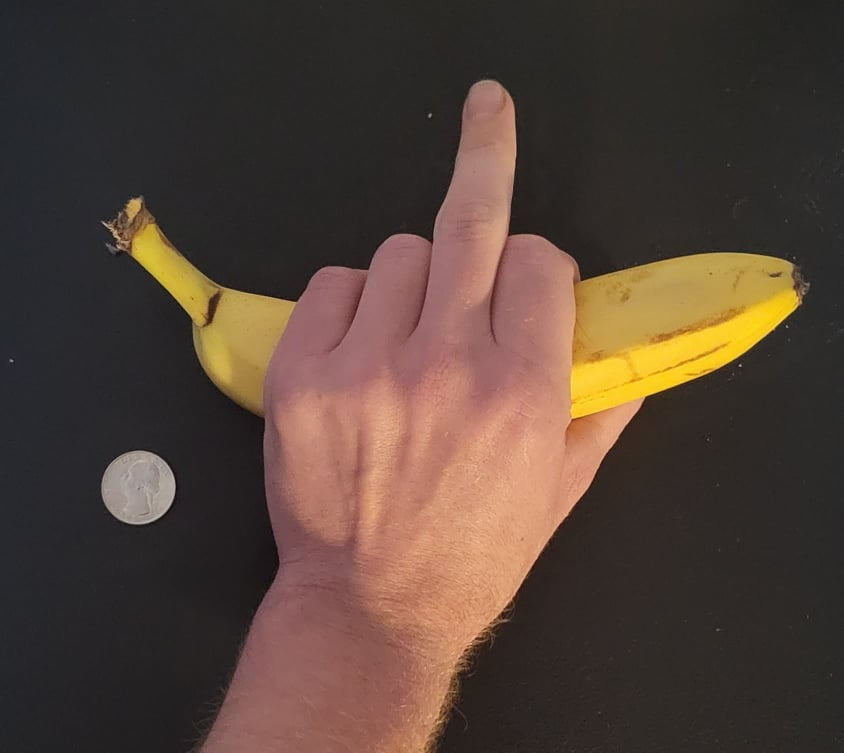
#> input picture rawbananahand.jpg, 844 x 753 px, given in place of the camera
$ python webcam.py
#> lines starting #> are read from the running program, lines starting #| are printed output that depends on the picture; after the words box and inside, x2 and y2 are one past the last pixel; in counts of white or black regions, pixels touching at a corner belong together
from scipy.spatial import distance
from imutils import perspective
from imutils import contours
import cv2
import numpy as np
import argparse
import imutils
cap = cv2.VideoCapture(0)

# Check if the webcam is opened correctly
if not cap.isOpened():
    raise IOError("Cannot open webcam")
size = 0
size2 = 0
i = 1
while True:
    ret, frame = cap.read()
#> frame is the input picture: shape (753, 844, 3); mean B, G, R 56.4, 66.3, 83.8
    frame = cv2.resize(frame, None, fx=0.5, fy=0.5, interpolation=cv2.INTER_AREA)
#> frame: shape (376, 422, 3)
    gray = cv2.cvtColor(frame, cv2.COLOR_BGRA2GRAY )
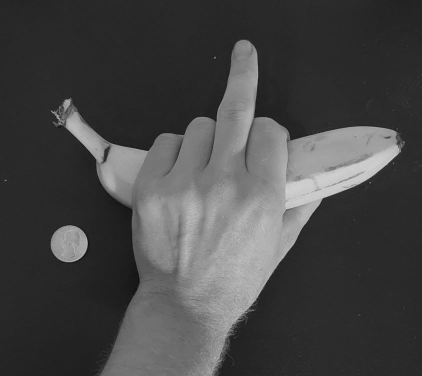
#> gray: shape (376, 422); min 15, max 208, mean 70.5
    blurred = cv2.GaussianBlur(gray, (15, 15), 0)
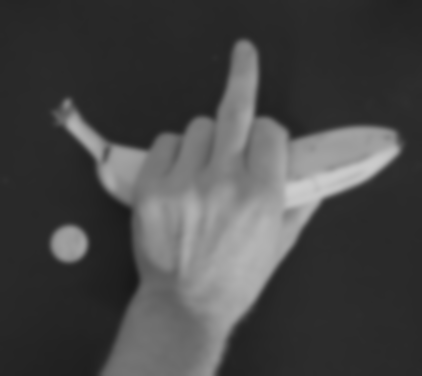
#> blurred: shape (376, 422); min 24, max 205, mean 70.5
    (T, thresh) = cv2.threshold(blurred, 126, 255, cv2.THRESH_BINARY)
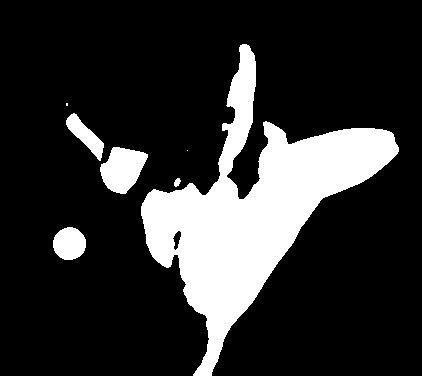
#> thresh: shape (376, 422); 18.6% white; 7 white regions (2 under 20 px)
    # FIND: contours
    contours, heirarchy = cv2.findContours(thresh, cv2.RETR_LIST, cv2.CHAIN_APPROX_NONE)
#> contours = 8 contours, 2 with area under 20; largest, box (x1, y1, x2, y2) and area: (141, 44, 399, 376) 25962, (100, 147, 148, 194) 1439, (53, 227, 86, 260) 807, (66, 113, 104, 161) 651, (172, 230, 182, 251) 104, (174, 178, 181, 187) 32
    # FIND: largest contour by area -> The Hand
    maxArea = -1
    for i in range(len(contours)):
        if cv2.contourArea(contours[i]) > maxArea:
            maxArea = cv2.contourArea(contours[i])
            hand = contours[i]
#> this loop made 8 passes
#> maxArea on passes 1, 2, 5, 8: 104.5, 807, 1439, 25962
#> after the loop, hand = contour of 1126 points, box (x1, y1, x2, y2) (141, 44, 399, 376), area 25962; maxArea = 25962

    # FIND: convex hull
    convexHull = cv2.convexHull(hand, clockwise=False, returnPoints=False)
#> convexHull = [1122, 1120, 747, 745, 732, 728, 726, 474, 456, 283, 255, 246, 243, 234, 2, 0]
    # FIND: convexity defects
    defects = cv2.convexityDefects(hand, convexHull)
#> defects = [[0, 2, 1, 114], [2, 234, 157, 13521], [234, 243, 241, 199], [243, 246, 245, 162], [255, 283, 274, 405], [283, 456, 399, 8271], [474, 726, 648, 7414], [726, 728, 727, 114], [732, 745, 738, 404], [747, 1120, 965, 34878], [1120, 1122, 1121, 114]]


    #Print defect ONLY if the distance between it and another defect is below 40
    for i in range(defects.shape[0]):
        s,e,f,d = defects[i,0]
        start = tuple(hand[s][0])
        next = tuple(hand[s+1][0])
        end = tuple(hand[e][0])
        far = tuple(hand[f][0])
        # DRAW: convex hull onto original image
        cv2.line(frame,start,end,[0, 0, 255],1)
        # DRAW: convexity defects onto original image
        #cv2.circle(frame,far, 3,[208, 146, 8],-1)
        cv2.circle(frame,far, 3,[208, 146, 8],-1)
#> this loop made 11 passes
#> (s, e, f, d, start, next, end, far) on passes 2, 3, 4, 5, 6, 7, 9, 10: (2, 234, 157, 13521, (240, 45), (240, 46), (147, 194), (218, 180)), (234, 243, 241, 199, (147, 194), (147, 195), (142, 203), (144, 201)), (243, 246, 245, 162, (142, 203), (142, 204), (141, 206), (142, 205)), (255, 283, 274, 405, (141, 215), (142, 216), (146, 243), (146, 234)), (283, 456, 399, 8271, (146, 243), (147, 244), (193, 375), (207, 318)), (474, 726, 648, 7414, (211, 375), (211, 374), (397, 153), (319, 201)), (732, 745, 738, 404, (398, 147), (397, 146), (393, 134), (394, 141)), (747, 1120, 965, 34878, (391, 132), (390, 132), (248, 45), (239, 199))
#> (s, e, f, d, start, end, far) on passes 1, 8, 11: (0, 2, 1, 114, (242, 44), (240, 45), (241, 45)), (726, 728, 727, 114, (397, 153), (398, 151), (397, 152)), (1120, 1122, 1121, 114, (248, 45), (246, 44), (247, 45))
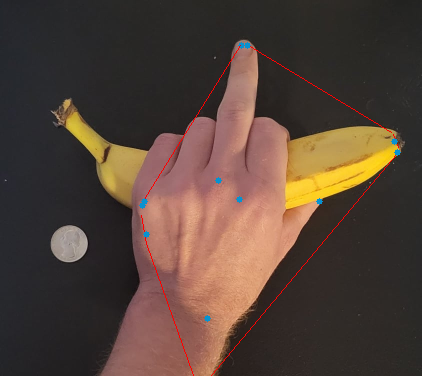
#> frame: shape (376, 422, 3); mean B, G, R 56.4, 66.2, 84.2

    # DRAW: contour lines of hand onto original image
    cv2.drawContours(frame, hand, -1, (145, 230, 240), 1)
    #--------------

    M = cv2.moments(thresh)
#> M = moments, m00 7536015, centre m10/m00, m01/m00 = (236.4, 206.2)
    # calculate x,y coordinate of center
    cX = int(M["m10"] / M["m00"] + 130)
#> cX = 366
    cY = int(M["m01"] / M["m00"] +45)
#> cY = 251

    # put text and highlight the center
    cv2.circle(frame, (cX, cY), size, (0, 0, 255), -1)
#> frame: shape (376, 422, 3); mean B, G, R 56.7, 66.9, 84.7
    cv2.circle(frame, (cX, cY), size, (5, 116, 252), 6)
#> frame: shape (376, 422, 3); mean B, G, R 56.7, 66.9, 84.7


    if size <= 100:
        if i % 2 == 0:
            size = size + 3
        i = i + 1
#> i = 11
    if size <= 20:
        size2 = size2 + 1

   # print("MaxArea: ", maxArea)
    if maxArea <= 15000:
        if size > 10:
            size = size - 5

    cv2.putText(frame, "FireBall", (cX - 25, cY - 25),cv2.FONT_HERSHEY_DUPLEX, 0.5, (0, 0, 0), 2)
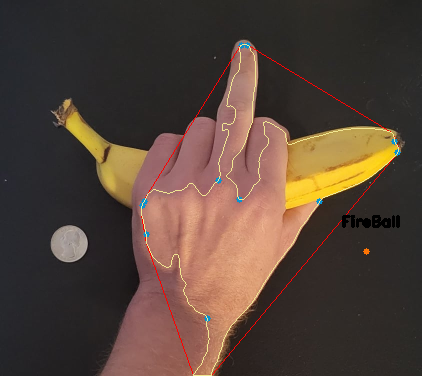
#> frame: shape (376, 422, 3); mean B, G, R 56.6, 66.8, 84.6
        #--------------

    frameS = cv2.resize(frame,(500,420),fx=0,fy=0, interpolation = cv2.INTER_CUBIC)
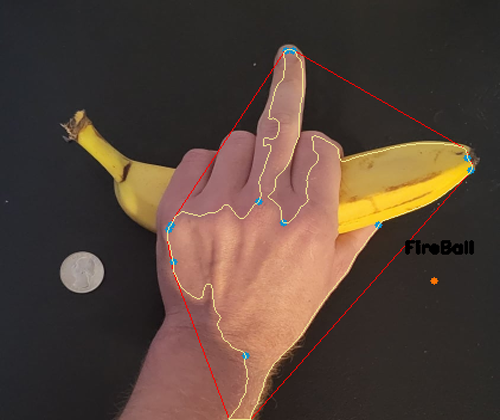
#> frameS: shape (420, 500, 3); mean B, G, R 56.6, 66.8, 84.6
    threshS = cv2.resize(thresh,(500,420),fx=0,fy=0, interpolation = cv2.INTER_CUBIC)
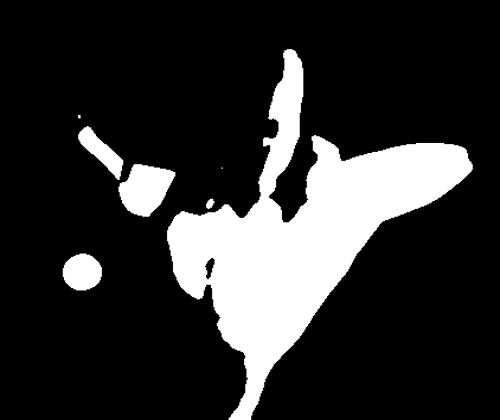
#> threshS: shape (420, 500); min 0, max 255, mean 47.5

    cv2.imshow('Webcam', frameS)
    cv2.imshow('Thresh', threshS)

    c = cv2.waitKey(1)
#> (key q is pressed here)
    if cv2.waitKey(60) & 0xff == ord('q'):
#> (key q is pressed here)
        break

cap.release()
cv2.destroyAllWindows()

$ run again, on cardenhand.jpg
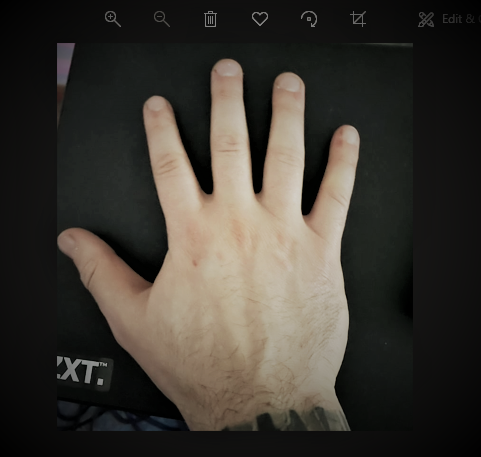
#> input picture cardenhand.jpg, 481 x 457 px, given in place of the camera
#> frame is the input picture: shape (457, 481, 3); mean B, G, R 49.3, 56.1, 60.4
#> `(T, thresh) = cv2.threshold(blurred, 126, 255, cv2.THRESH_BINARY)`:
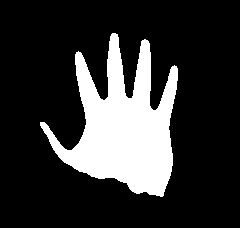
#> thresh: shape (228, 240); 20.1% white; 1 white region
#> contours = 1 contour; box (x1, y1, x2, y2) and area: (40, 33, 178, 197) 10580
#> the loop `for i in range(len(contours)):` made 1 pass
#> maxArea on pass 1: 10580
#> after the loop `for i in range(len(contours)):`: hand = contour of 782 points, box (x1, y1, x2, y2) (40, 33, 178, 197), area 10580; maxArea = 10580
#> convexHull = 25 values, max 779 at index 0, min 0 at index 24, mean 382.8
#> defects = 19 rows, first 6: [0, 121, 67, 14213], [121, 256, 211, 11220], [259, 261, 260, 114], [261, 283, 269, 368], [283, 286, 285, 142], [286, 290, 289, 154]
#> the loop `for i in range(defects.shape[0]):` made 19 passes
#> (s, e, f, d, start, next, end, far) on passes 1, 2, 4, 5, 6, 7: (0, 121, 67, 14213, (112, 33), (111, 34), (76, 52), (104, 100)), (121, 256, 211, 11220, (76, 52), (76, 53), (40, 122), (79, 142)), (261, 283, 269, 368, (41, 127), (42, 128), (53, 149), (47, 135)), (283, 286, 285, 142, (53, 149), (54, 150), (55, 152), (55, 151)), (286, 290, 289, 154, (55, 152), (56, 153), (58, 156), (58, 155)), (296, 311, 303, 263, (64, 162), (65, 162), (79, 171), (71, 165))
#> M = moments, m00 2797860, centre m10/m00, m01/m00 = (123, 125.9)
#> cX = 252
#> cY = 170
#> `threshS = cv2.resize(thresh,(500,420),fx=0,fy=0, interpolation = cv2.I..`:
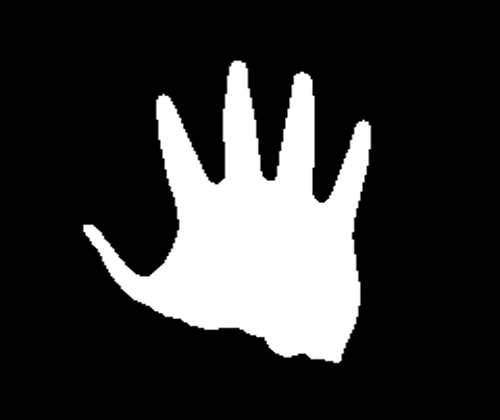
#> threshS: shape (420, 500); min 0, max 255, mean 51.1

$ run again, on fronthand.jpg
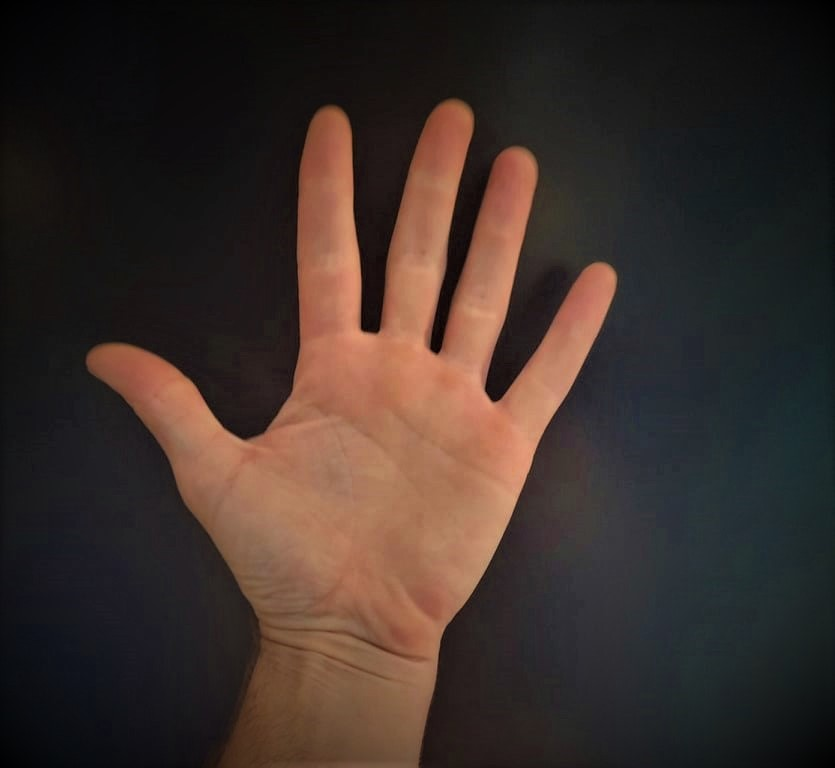
#> input picture fronthand.jpg, 835 x 768 px, given in place of the camera
#> frame is the input picture: shape (768, 835, 3); mean B, G, R 42.2, 47.6, 60.8
#> `(T, thresh) = cv2.threshold(blurred, 126, 255, cv2.THRESH_BINARY)`:
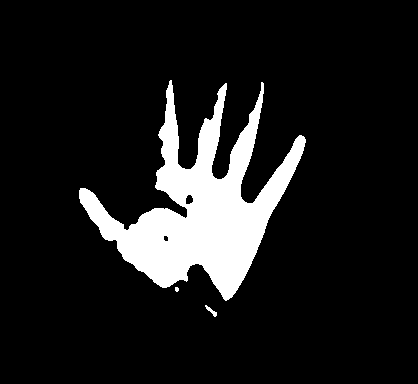
#> thresh: shape (384, 418); 11.3% white; 3 white regions (1 under 20 px)
#> contours = 5 contours, 1 with area under 20; largest, box (x1, y1, x2, y2) and area: (79, 80, 306, 301) 17578, (185, 194, 194, 205) 63, (205, 305, 217, 317) 35, (163, 235, 169, 242) 25
#> the loop `for i in range(len(contours)):` made 5 passes
#> maxArea on passes 1, 4, 5: 35, 63, 17578
#> after the loop `for i in range(len(contours)):`: hand = contour of 1236 points, box (x1, y1, x2, y2) (79, 80, 306, 301), area 17578; maxArea = 17578
#> convexHull = 33 values, max 1235 at index 0, min 0 at index 32, mean 476.8
#> defects = 25 rows, first 6: [1, 271, 149, 25643], [271, 273, 272, 114], [281, 285, 282, 186], [285, 301, 294, 298], [301, 319, 310, 639], [319, 351, 334, 1894]
#> the loop `for i in range(defects.shape[0]):` made 25 passes
#> (s, e, f, d, start, next, end, far) on passes 1, 4, 5, 6, 7, 8: (1, 271, 149, 25643, (169, 81), (169, 82), (80, 188), (187, 216)), (285, 301, 294, 298, (80, 202), (81, 203), (90, 218), (87, 211)), (301, 319, 310, 639, (90, 218), (91, 219), (102, 236), (99, 227)), (319, 351, 334, 1894, (102, 236), (103, 237), (123, 258), (117, 241)), (353, 367, 360, 484, (125, 260), (126, 260), (138, 270), (132, 263)), (367, 384, 372, 563, (138, 270), (139, 270), (154, 282), (143, 271))
#> M = moments, m00 4639725, centre m10/m00, m01/m00 = (200, 207.9)
#> cX = 330
#> cY = 252
#> `threshS = cv2.resize(thresh,(500,420),fx=0,fy=0, interpolation = cv2.I..`:
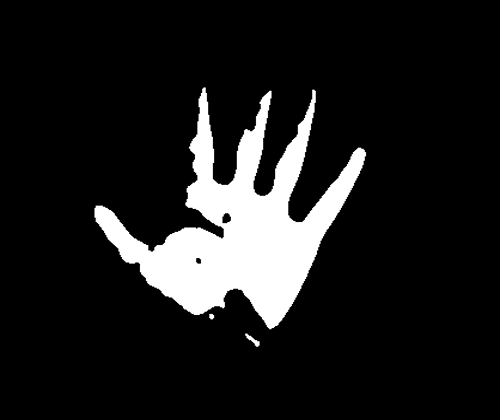
#> threshS: shape (420, 500); min 0, max 255, mean 28.9
